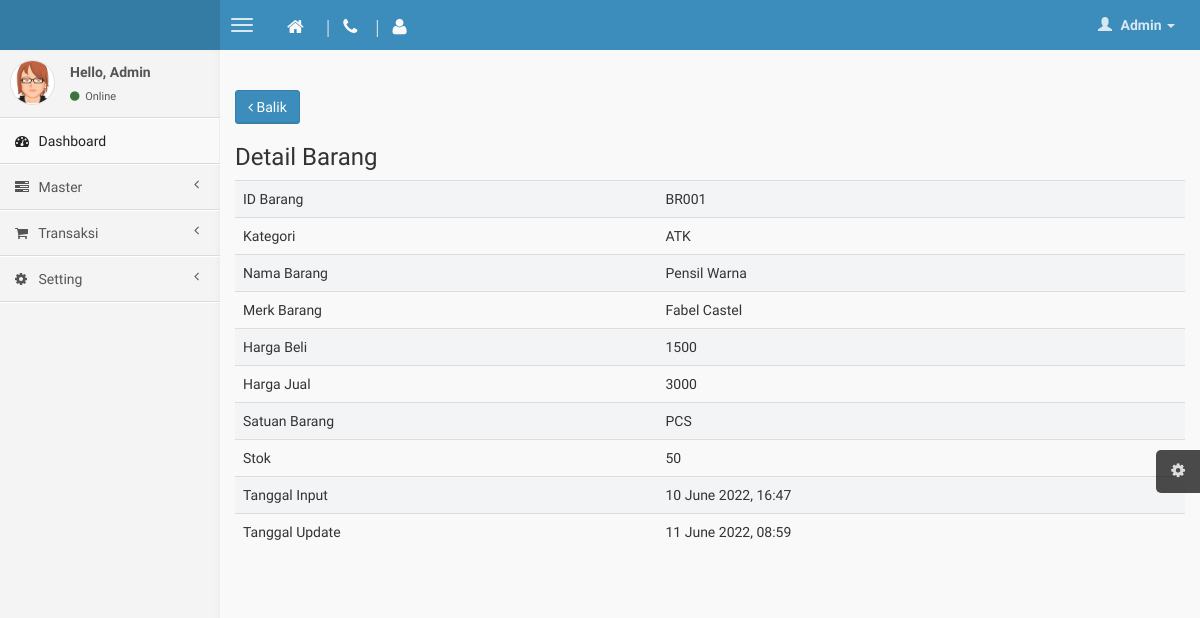
Page /detail_barang.php?id_barang=BR001 (signed in) on the earlier database version.
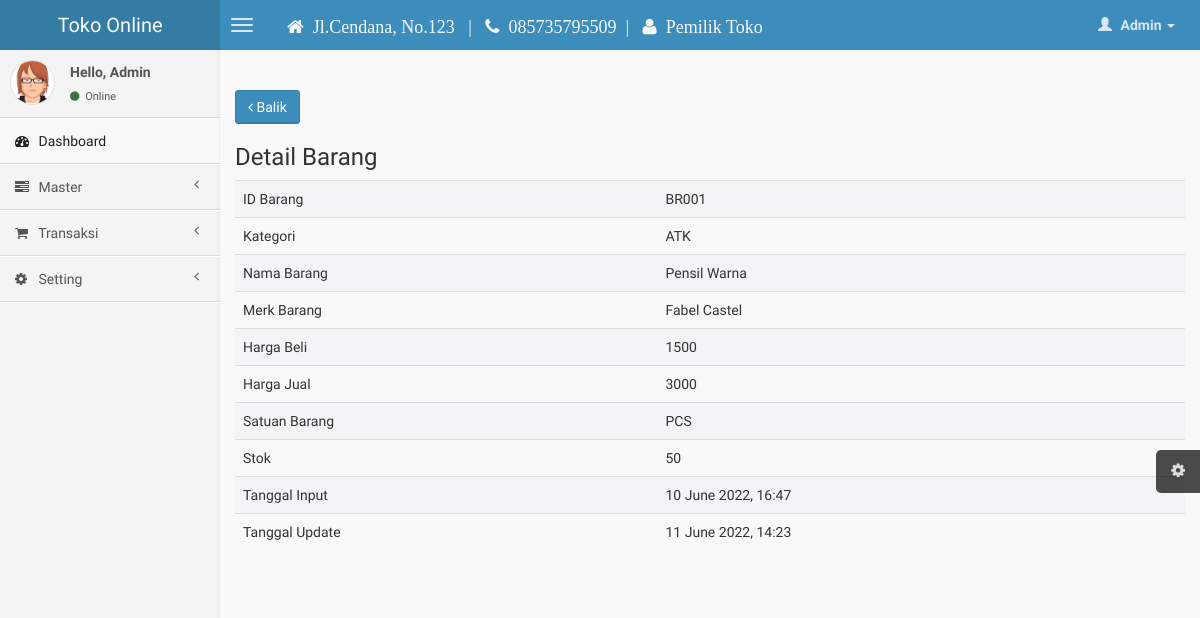
Same page on the later database version.
### tables this page shows
CREATE TABLE `barang` (
  `id` int(11) NOT NULL,
  `id_barang` varchar(255) NOT NULL,
  `id_kategori` varchar(255) NOT NULL,
  `nama_barang` varchar(255) NOT NULL,
  `merk` varchar(255) NOT NULL,
  `harga_beli` varchar(255) NOT NULL,
  `harga_jual` varchar(255) NOT NULL,
  `satuan_barang` varchar(255) NOT NULL,
  `stok` varchar(255) NOT NULL,
  `tgl_input` varchar(255) NOT NULL,
  `tgl_update` varchar(255) NOT NULL
);

CREATE TABLE `kategori` (
  `id_kategori` int(11) NOT NULL,
  `nama_kategori` varchar(255) NOT NULL,
  `tgl_input` varchar(255) NOT NULL
);

CREATE TABLE `identitas_toko` (
  `id_toko` int(11) NOT NULL,
  `nama_toko` varchar(255) NOT NULL,
  `alamat_toko` text NOT NULL,
  `telp` varchar(20) NOT NULL,
  `nama_pemilik` varchar(255) NOT NULL
);

### functions.php (called while the page is built, shortened)
<?php
$conn = mysqli_connect("localhost", "root", "", "toko");
function query($query)
{
    global $conn;
    $result = mysqli_query($conn, $query);
    while ($row = mysqli_fetch_assoc($result)) {
        $rows[] = $row;
    }
    if ($rows) {
        return $rows;
    } else {
        return "";
    }
}

### detail_barang.php (the view, shortened to what the changed rows need)
<?php
require 'template/header.php';
$id = $_GET["id_barang"];
$barang2 = query("select barang.*, kategori.id_kategori, kategori.nama_kategori
from barang inner join kategori on barang.id_kategori = kategori.id_kategori
WHERE id_barang='$id'")[0];
?>
<aside class="right-side">
    <br>
    <section class="content">
        <div class="row">
            <div class="col-xs-12">
                <div class="box-body table-responsive">
                    <table class="table table-striped">
                        <tr>
                            <td>ID Barang</td>
                            <td><?= $barang2['id_barang']; ?></td>
                        </tr>
                        <tr>
                            <td>Kategori</td>
                            <td><?= $barang2['nama_kategori']; ?></td>
                        </tr>
                        <tr>
                            <td>Nama Barang</td>
                            <td><?= $barang2['nama_barang']; ?></td>
                        </tr>
                        <tr>
                            <td>Merk Barang</td>
                            <td><?= $barang2['merk']; ?></td>
                        </tr>
                        <tr>
                            <td>Harga Beli</td>
                            <td><?= $barang2['harga_beli']; ?></td>
                        </tr>
                        <tr>
                            <td>Harga Jual</td>
                            <td><?= $barang2['harga_jual']; ?></td>
                        </tr>
                        <tr>
                            <td>Satuan Barang</td>
                            <td><?= $barang2['satuan_barang']; ?></td>
                        </tr>
                        <tr>
                            <td>Stok</td>
                            <td><?= $barang2['stok']; ?></td>
                        </tr>
                        <tr>
                            <td>Tanggal Input</td>
                            <td><?= $barang2['tgl_input']; ?></td>
                        </tr>
                        <tr>
                            <td>Tanggal Update</td>
                            <td><?= $barang2['tgl_update']; ?></td>
                        </tr>
                    </table>
                </div>
            </div>
        </div>
    </section>
</aside>
</div>
</body>
</html>

### template/header.php (shortened to what the changed rows need)
<?php
require './functions.php';
$barang = query("select barang.*, kategori.id_kategori, kategori.nama_kategori
from barang inner join kategori on barang.id_kategori = kategori.id_kategori");
$atur = mysqli_query($conn, "SELECT * FROM identitas_toko");
$setting = mysqli_fetch_array($atur);
?>
<!DOCTYPE html>
<html>
<head>
    <link href="./css/bootstrap.min.css" rel="stylesheet" type="text/css" />
    <link href="./css/font-awesome.min.css" rel="stylesheet" type="text/css" />
    <link href="./css/ionicons.min.css" rel="stylesheet" type="text/css" />
    <link href="./css/morris/morris.css" rel="stylesheet" type="text/css" />
    <link href="./css/jvectormap/jquery-jvectormap-1.2.2.css" rel="stylesheet" type="text/css" />
    <link href="./css/fullcalendar/fullcalendar.css" rel="stylesheet" type="text/css" />
    <link href="./css/daterangepicker/daterangepicker-bs3.css" rel="stylesheet" type="text/css" />
    <link href="./css/bootstrap-wysihtml5/bootstrap3-wysihtml5.min.css" rel="stylesheet" type="text/css" />
    <link href="./css/datatables/dataTables.bootstrap.css" rel="stylesheet" type="text/css" />
    <link href="./css/AdminLTE.css" rel="stylesheet" type="text/css" />
</head>
<body class="skin-blue">
    <header class="header" id="header">
        <a href="index.php" class="logo">
            <?= $setting['nama_toko']; ?>
        </a>
        <nav class="navbar navbar-static-top" role="navigation">
            <a href="#" class="navbar-btn sidebar-toggle" data-toggle="offcanvas" role="button">
                <span class="icon-bar"></span>
                <span class="icon-bar"></span>
                <span class="icon-bar"></span>
            </a>
            <h1 class="navbar-btn sidebar-toggle"> </h1>
            <h4 class="navbar-btn sidebar-toggle" style="color: #f9f9f9; font-family:  'cursive'" ;>
                <i class="fa fa-home"></i> &nbsp;<?= $setting['alamat_toko']; ?> &nbsp;&nbsp;|&nbsp;&nbsp;
                <i class="fa fa-phone"></i>&nbsp; <?= $setting['telp']; ?>&nbsp;&nbsp;|&nbsp;&nbsp;
                <i class="fa fa-user"></i>&nbsp; <?= $setting['nama_pemilik']; ?>
            </h4>
            <div class=" navbar-right">
                <ul class="nav navbar-nav">
                </ul>
            </div>
        </nav>
    </header>
    <div class="wrapper row-offcanvas row-offcanvas-left">

Differences in the rows shown:
added identitas_toko: nama_toko "Toko Online", alamat_toko "Jl.Cendana, No.123", telp "085735795509", nama_pemilik "Pemilik Toko"
changed barang "BR001": tgl_update "11 June 2022, 08:59" → "11 June 2022, 14:23"
